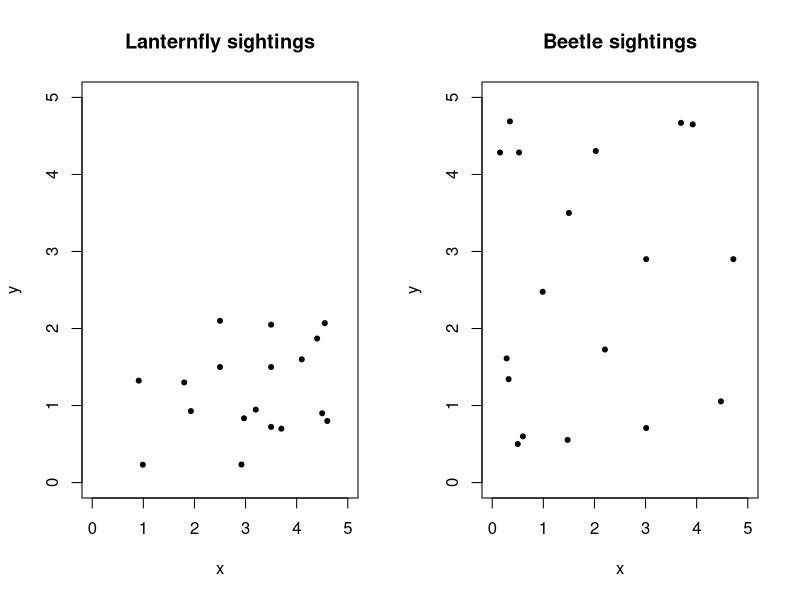
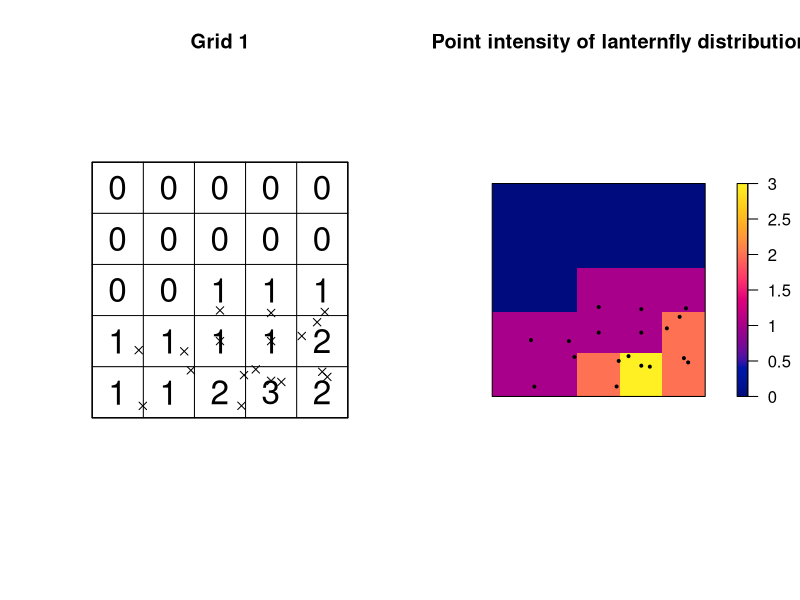
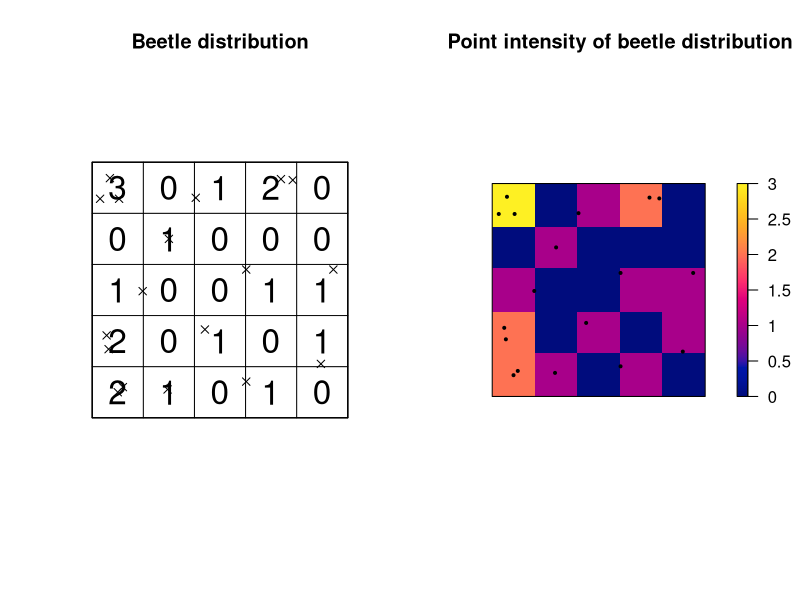

Write R code to recreate these figures, in order.
## ---- chunk 1
library(spatstat)

## ---- chunk 2
lanternfly <- read.csv("./tmp1.csv")
beetle <- read.csv("./tmp2.csv")
   
par(mfrow=c(1,2))
plot(lanternfly,pch=20,main="Lanternfly sightings",xlim=c(0,5),ylim=c(0,5))
plot(beetle,pch=20,main="Beetle sightings",xlim=c(0,5),ylim=c(0,5))

## ---- chunk 3
lanternfly.ppp <- as.ppp(lanternfly,c(0,5,0,5))

# Count the number of points
Q.counts <- quadratcount(lanternfly.ppp,nx=5,ny=5)  

# we use the as vector command to convert the data from a spatial ppp object back to a normal number
Q.variance <- var(as.vector(Q.counts))
Q.mean <- mean(as.vector(Q.counts))
Q.VMR <- Q.variance / Q.mean
print(paste("VMR: " ,Q.VMR))
## ---- chunk 4
plot(lanternfly.ppp,           # I'm plotting the longleaf data
     use.marks = F,      # I didn't want it to plot the different circle sizes so i turned off marks
     cex = 1, pch = 4, # point size and shape
     main="Grid 1") # plot title
plot(Q.counts, add = TRUE, cex = 2)  # Now I add Q on top.

plot(intensity(Q.counts, image=TRUE), main="Point intensity of lanternfly distribution", las=1)  # Plot intensity raster
plot(lanternfly.ppp, pch=20, cex=0.6,  add=TRUE)                     # Add points


## ---- chunk 5
Q.test.fly <- quadrat.test(lanternfly.ppp, nx = 5, ny = 5)  # Calculate the quadrat counts.
Q.test.fly

## ---- chunk 6
beetle.ppp <- as.ppp(beetle,c(0,5,0,5))

# Count the number of points
Q.counts <- quadratcount(beetle.ppp,nx=5,ny=5)  

# we use the as vector command to convert the data from a spatial ppp object back to a normal number
Q.variance <- var(as.vector(Q.counts))
Q.mean <- mean(as.vector(Q.counts))
Q.VMR <- Q.variance / Q.mean
print(paste("VMR: ", Q.VMR))
## ---- chunk 7
plot(beetle.ppp,           # I'm plotting the longleaf data
     use.marks = F,      # I didn't want it to plot the different circle sizes so i turned off marks
     cex = 1, pch = 4, # point size and shape
     main="Beetle distribution") # plot title
plot(Q.counts, add = TRUE, cex = 2)  # Now I add Q on top.

plot(intensity(Q.counts, image=TRUE), main="Point intensity of beetle distribution", las=1)  # Plot intensity raster
plot(beetle.ppp, pch=20, cex=0.6,  add=TRUE)                     # Add points



## ---- chunk 8
Q.test.beetle <- quadrat.test(beetle.ppp, nx = 5, ny = 5)  # Calculate the quadrat counts.
Q.test.beetle
